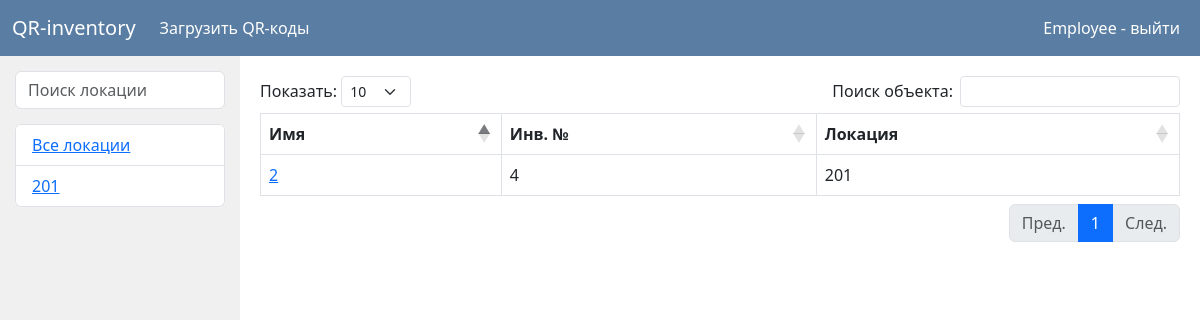
Page / (signed in) on the earlier database version.
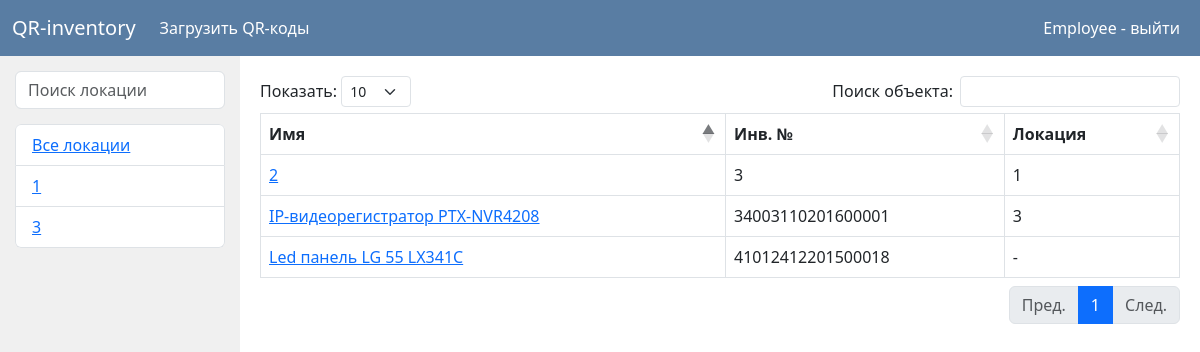
Same page on the later database version.
### data/places.py (models this page shows)
class Place(SqlAlchemyBase, SerializerMixin):
    __tablename__ = 'places'
    id = sqlalchemy.Column(sqlalchemy.Integer,
                           primary_key=True, autoincrement=True)
    text = sqlalchemy.Column(sqlalchemy.String)

### data/objects.py (models this page shows, shortened)
class Object(SqlAlchemyBase, SerializerMixin):
    __tablename__ = 'objects'
    id = sqlalchemy.Column(sqlalchemy.Integer,
                           primary_key=True, autoincrement=True)
    name = sqlalchemy.Column(sqlalchemy.String, nullable=True)
    serial_number = sqlalchemy.Column(sqlalchemy.String, nullable=True)
    obj_place = sqlalchemy.Column(sqlalchemy.Integer, sqlalchemy.ForeignKey('places.id'),
                                  nullable=True)
    responsible_id = sqlalchemy.Column(sqlalchemy.Integer, sqlalchemy.ForeignKey('users.id'),
                                  nullable=True)
    checked = sqlalchemy.Column(sqlalchemy.Integer, nullable=True, default=1)

### front/user_pages.py (the view)
@app.route('/')
@login_required
def all_objects():
    if current_user.is_admin():
        return redirect('/admin')
    db_sess = db_session.create_session()
    objects = db_sess.query(Object).filter(Object.responsible_id == current_user.id)
    places = db_sess.query(Place)
    user_places = set()
    for obj in db_sess.query(Object).filter(Object.responsible_id == current_user.id):
        if places.get(obj.obj_place):
            user_places.add(places.get(obj.obj_place).id)
    user_places = places.filter(Place.id.in_(list(user_places)))
    return render_template("user/main_page.html", objects=objects, user_places=user_places, places=places, title='QR-inventory')

### data/db_session.py (called while the page is built)
def create_session() -> Session:
    global __factory
    return __factory()

### data/users.py (called while the page is built)
    def is_admin(self):
        if str(self.role) == '1':
            return True
        return False

### flask_app.py (called while the page is built)
@login_manager.user_loader
def load_user(user_id):
    return db_sess.query(User).get(user_id)

### templates/user/main_page.html (shortened to what this page needs)
{% extends "user/base.html" %}
{% block content %}
    <div class="main_container">
    <div class="places">
        <input class="form-control" id="placesSearch" type="text" placeholder="Поиск локации">
        <ul class="list-group" id="placesList">
            <li class="list-group-item"><a href="/"> Все локации </a></li>
            {% for place in user_places %}
                <li class="list-group-item"><a href="/{{ place.id }}"> {{ place.text }}</a></li>
            {% endfor %}
        </ul>
    </div>
    <div class="objects">
        <table class="table table-bordered" id="objTable">
            <thead>
            <tr>
                <th>Имя</th>
                <th>Инв. №</th>
                <th>Локация</th>
            </tr>
            </thead>
            <tbody>
            {% for obj in objects %}
                <tr>
                    <td><a href="/object/{{ obj.id }}"> {{ obj.name }} </a></td>
                    <td> {{ obj.serial_number }} </td>
                    {% if places.get(obj.obj_place) %}
                        <td> {{ places.get(obj.obj_place).text }} </td>
                    {% else %}
                        <td> -</td>
                    {% endif %}
                </tr>
            {% endfor %}
            </tbody>
        </table>
    </div>
{% endblock %}

Differences in the rows shown:
changed Place (number 1 of 2 on the later page): text "201" → "1"
added Place: text "3"
changed Object (number 1 of 3 on the later page): serial_number "4" → "3"; get "201" → "1"
now on this page (row edited): Object: name "IP-видеорегистратор PTX-NVR4208", serial_number "34003110201600001", get "3"
now on this page (row edited): Object: name "Led панель LG 55 LX341C", serial_number "41012412201500018"
